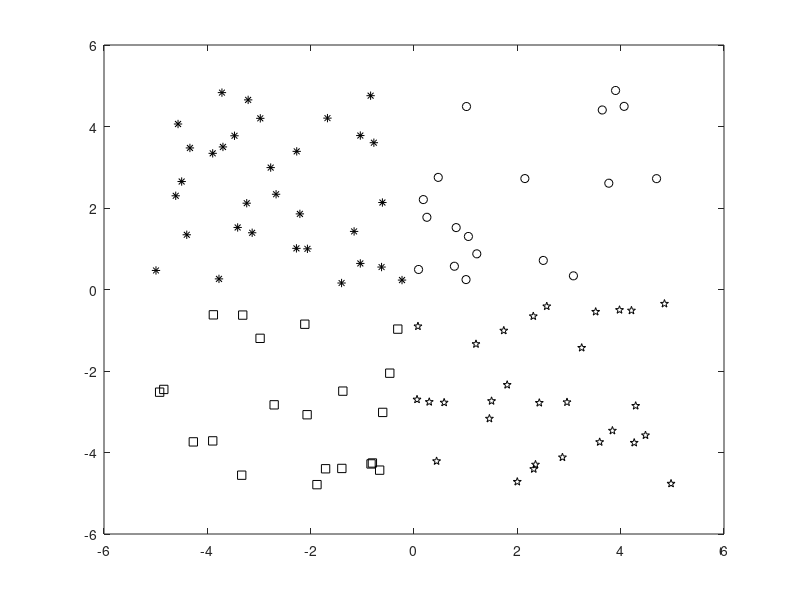

Recreate this plot in MATLAB.
n=100;
Mx=10;
E=Mx*rand([2,n])-Mx/2*ones(2,n); % Mittelwert Null
k1=E(1,:)>=0;
k2=E(2,:)>=0;
A=[and(k1,k2); ... % 1 Quadrant
and(not(k1),k2); ... % 2. Quadrant
and(not(k1),not(k2)); ... % 3. Quadrant
and(k1,not(k2))]; % 4. Quadrant

plot(E(1,A(1,:)),E(2,A(1,:)),'ok'); hold on
plot(E(1,A(2,:)),E(2,A(2,:)),'*k');
plot(E(1,A(3,:)),E(2,A(3,:)),'sk');
plot(E(1,A(4,:)),E(2,A(4,:)),'pk');